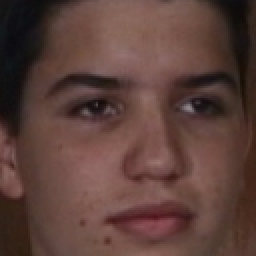
#> input picture face_images/image00001.jpg, 128 x 128 px (shown 2 times larger); its folder holds only this picture in this run
$ python test.py
#> lines starting #> are read from the running program, lines starting #| are printed output that depends on the picture
import cv2
import os
import glob

img_dir = 'face_images'
files = glob.glob(os.path.join(img_dir, '*.jpg'))

image_ = cv2.imread(files[0])
#> image_ is the input picture: shape (128, 128, 3); mean B, G, R 58.5, 64.7, 92.4
imageLAB = cv2.cvtColor(image_, cv2.COLOR_BGR2LAB)
#> imageLAB: shape (128, 128, 3); mean of channels 0, 1, 2 76.4, 139, 136.5
l_, a_, b_=cv2.split(imageLAB)
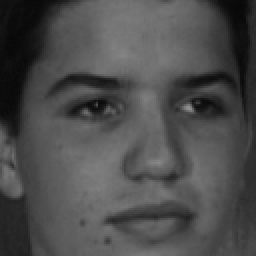
#> l_: shape (128, 128) (shown 2 times larger); min 8, max 144, mean 76.4
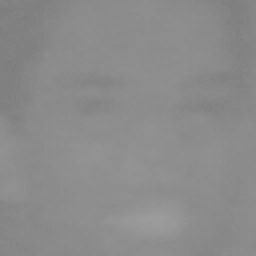
#> a_: shape (128, 128) (shown 2 times larger); min 126, max 156, mean 139

cv2.imshow('image', image_)
cv2.waitKey(0)
cv2.destroyAllWindows()
cv2.imshow('imageLAB', imageLAB)
cv2.waitKey(0)
cv2.destroyAllWindows()
cv2.imshow('L',l_)
cv2.waitKey(0)
cv2.destroyAllWindows()
cv2.imshow('a',a_)
cv2.waitKey(0)
cv2.destroyAllWindows()
cv2.imshow('b',b_)
cv2.waitKey(0)
cv2.destroyAllWindows()

$ run again, on face_images/image00039.jpg
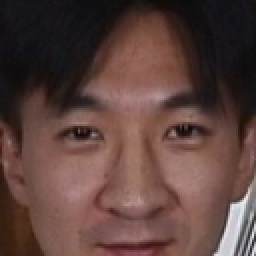
#> input picture face_images/image00039.jpg, 128 x 128 px (shown 2 times larger)
#> image_ is the input picture: shape (128, 128, 3); mean B, G, R 61.5, 66.2, 92.2
#> imageLAB: shape (128, 128, 3); mean of channels 0, 1, 2 76.5, 138.3, 135.2
#> `l_, a_, b_=cv2.split(imageLAB)`:
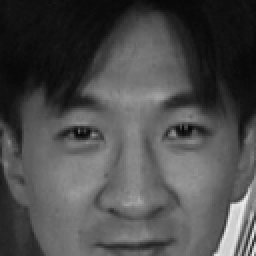
#> l_: shape (128, 128) (shown 2 times larger); min 6, max 238, mean 76.5

$ run again, on face_images/image00055.jpg
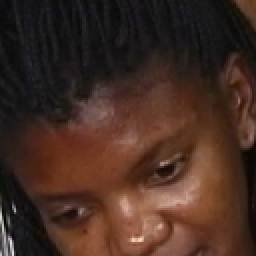
#> input picture face_images/image00055.jpg, 128 x 128 px (shown 2 times larger)
#> image_ is the input picture: shape (128, 128, 3); mean B, G, R 35.1, 44.6, 68.3
#> imageLAB: shape (128, 128, 3); mean of channels 0, 1, 2 52.3, 137.4, 138.2
#> `l_, a_, b_=cv2.split(imageLAB)`:
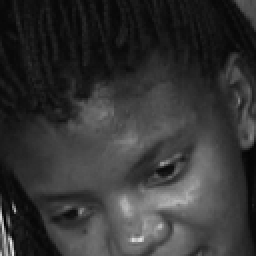
#> l_: shape (128, 128) (shown 2 times larger); min 1, max 234, mean 52.3

$ run again, on face_images/image00057.jpg
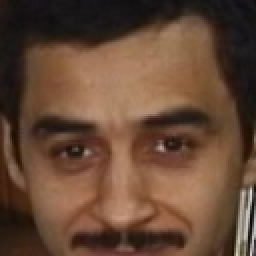
#> input picture face_images/image00057.jpg, 128 x 128 px (shown 2 times larger)
#> image_ is the input picture: shape (128, 128, 3); mean B, G, R 53.9, 72.3, 101.3
#> imageLAB: shape (128, 128, 3); mean of channels 0, 1, 2 83.3, 137.7, 143.5
#> `l_, a_, b_=cv2.split(imageLAB)`:
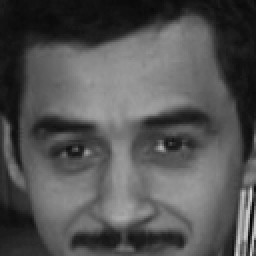
#> l_: shape (128, 128) (shown 2 times larger); min 5, max 217, mean 83.3

$ run again, on face_images/image00007.jpg
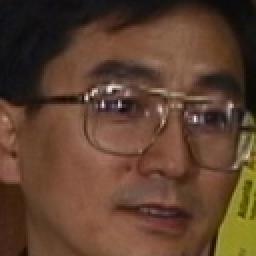
#> input picture face_images/image00007.jpg, 128 x 128 px (shown 2 times larger)
#> image_ is the input picture: shape (128, 128, 3); mean B, G, R 47.4, 65.3, 93.8
#> imageLAB: shape (128, 128, 3); mean of channels 0, 1, 2 76.5, 137.9, 143.3
#> `l_, a_, b_=cv2.split(imageLAB)`:
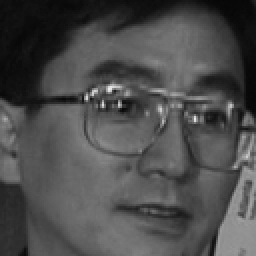
#> l_: shape (128, 128) (shown 2 times larger); min 7, max 233, mean 76.5
#> `l_, a_, b_=cv2.split(imageLAB)`:
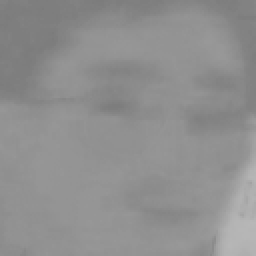
#> b_: shape (128, 128) (shown 2 times larger); min 123, max 183, mean 143.3
